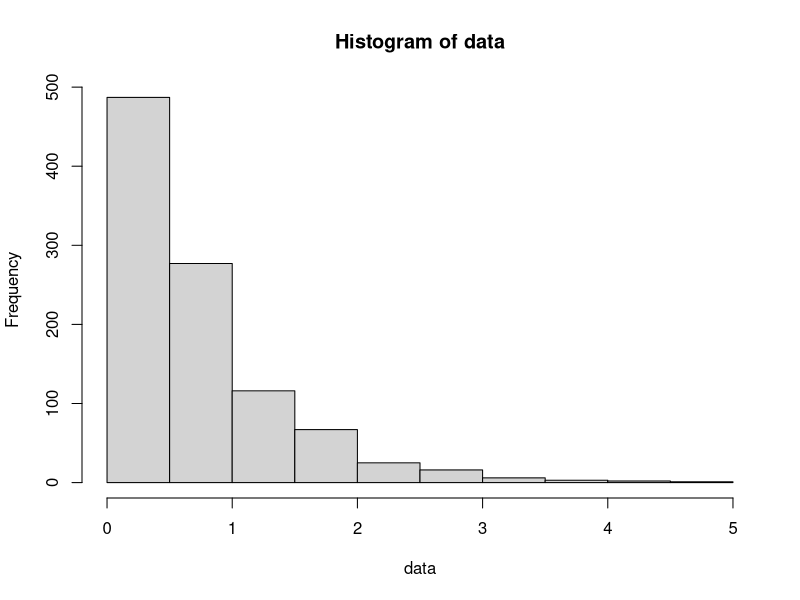
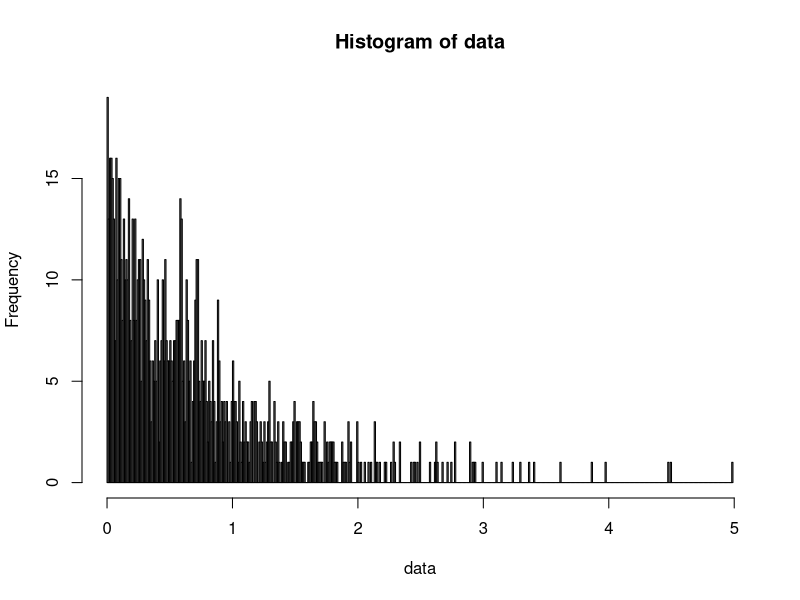
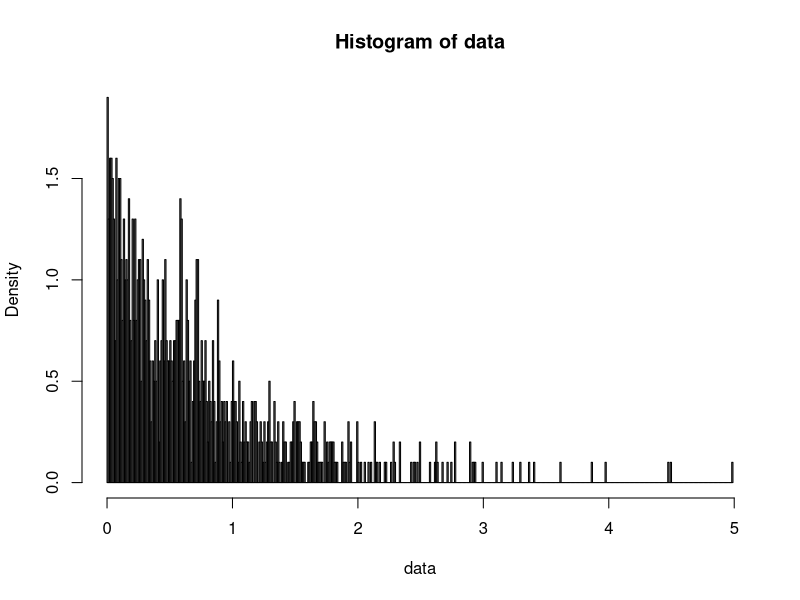

The R script that drew these images, in order:

#In R, the function rexp() allows us to generate observations
#from the Exponential distribution
#We can use the following command to get info on how to use that function:
?rexp


#Number of observations to generate:
N <- 1000

#Rate of the distribution (1.5 patients per hour):
lambda <- 1.5

#Now we can generate the data:
data <- rexp(N, rate = lambda)

#We plot a histogram of the data:
hist(data)

#We can increase the "resolution" of the histogram using the parameter "breaks"
hist(data, breaks = 500)

#Let's also switch to density (i.e. histogram area normalised to 1);
#this is for better comparison with the theoretical probability distribution
hist(data, breaks = 500, freq = FALSE)

#Expected visit duration (estimated by averaging our data):
exp_duration <- mean(data)


#Probability of a visit taking no more than 1 hour:
#to do this we can count how many times visit time does not exceed 1 hour
#in our simulated observations,
#and then divide by the number of observations we have

is_not_over_1 <- ( data <= 1 )  #TRUE if observation is >1; FALSE otherwise
times_not_over_1 <- sum(is_not_over_1)  #when we sum boolean values, TRUE=1 and FALSE=0

prob_not_over_1 <- times_not_over_1 / N #probability of a visit taking no more than  1 hour




